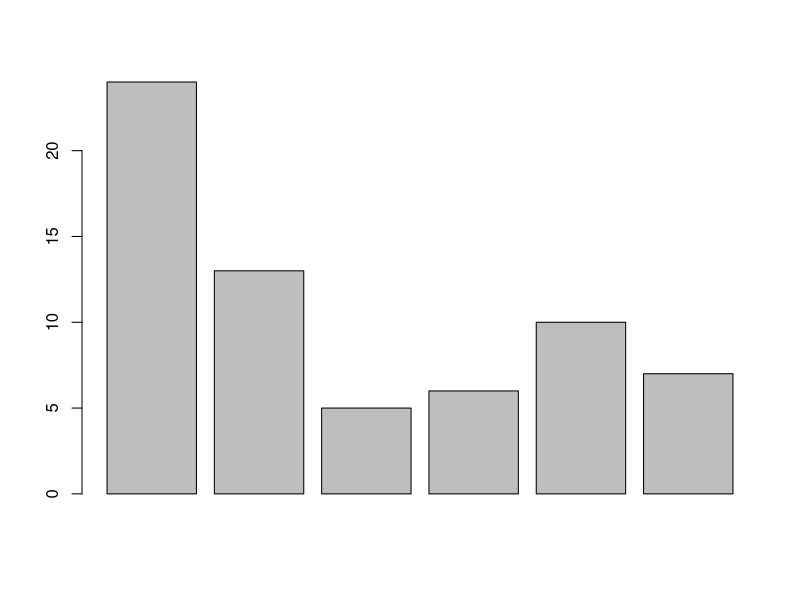

This chart was generated by the following R code: (Note: this script raises an error after producing the figure.)
#Load Dataset ########

a <- c(24, 13, 5 ,6, 10, 7)      #sample dataset
barplot(a)

#COLOUR IN R################
?colors
colors()

#Using colors
b <- a%>%
  barplot(col='red')%>%
  print()   #red

b <- a%>%
  barplot(col='yellow')%>%
  print()

#Using RGB
b <- a%>%
  barplot(col=rgb(0.8,0, 0))%>%
  print()

b <- a%>%
  barplot(col=rgb(.62, .71,0))%>%
  print()


#RGB hexdecimal
b <- a%>%
  barplot(col=c('#fff000','#aaa000'))%>%
  print()
  
  